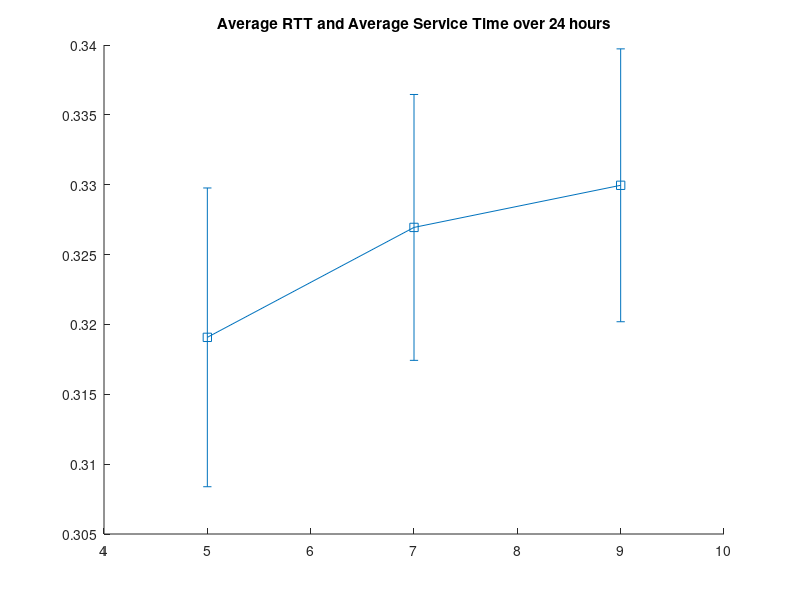

The MATLAB source for this figure: (Note: this script raises an error after producing the figure.)
clear all; close all; clc;
format long


X = [5, 7, 9]

Y_1_1 = [0.0245204360631636, 0.026306636973772033, 0.024882496994065324, 0.026831999959154033, 0.025584914652799755];
var_1_1 = std(Y_1_1);
Y_1_1 = mean(Y_1_1);

Y_1_2 = [0.02509588309415983, 0.027001956200384182, 0.027165285039744046, 0.026614103860130488, 0.02583615076335341];
var_1_2 = std(Y_1_2);
Y_1_2 = mean(Y_1_2);

Y_1_3 = [0.026035659205963072, 0.027252609385768133, 0.025570597068093604, 0.024578004521058006, 0.027768713936701734];
var_1_3 = std(Y_1_3);
Y_1_3 = mean(Y_1_3);
 
Y1 = [Y_1_1, Y_1_2, Y_1_3]
err1 = [var_1_1, var_1_2, var_1_3]







Y_2_1 = [0.30700698633108026, 0.3267067766413651, 0.3105838776614179, 0.3325284058427605, 0.31855151355484085];
var_2_1 = std(Y_2_1);
Y_2_1 = mean(Y_2_1);

Y_2_2 = [0.31327795881408405, 0.33447289683740467, 0.33577970241148297, 0.3298943161789702, 0.3212947938446492];
var_2_2 = std(Y_2_2);
Y_2_2 = mean(Y_2_2);

Y_2_3 = [0.32358656722217174, 0.33692385199989744, 0.3188369346903639, 0.3276980746832646, 0.34274664951417716];
var_2_3 = std(Y_2_3);
Y_2_3 = mean(Y_2_3);

Y2 = [Y_2_1, Y_2_2, Y_2_3]
err2 = [var_2_1, var_2_2, var_2_3]



figure(1);

title('Average RTT and Average Service Time over 24 hours');
hold on



%errorbar(X,Y1,err1, '-s','MarkerSize',10,'MarkerEdgeColor','red','MarkerFaceColor','blue', 'Linewidth',2)
errorbar(X,Y2,err2, '-s','MarkerSize',10,'MarkerEdgeColor','red','MarkerFaceColor','blue', 'Linewidth',2)
set(gca,'XScale','log');
set(gca,'YScale','log');

grid on



xlabel('Max Request = 5, 7, 9');

ylabel('Mean values');

legend('Location','northeast')
legend('Average RTT','Average service time')